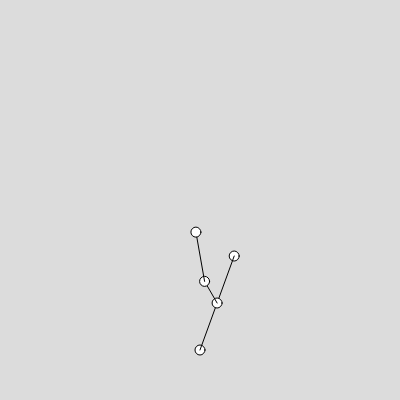
Frame 1 (no input)
Frame 60 (no input): identical to frame 1, image omitted
Frame 120 (the mouse pressed at the canvas centre since frame 60): identical to frame 1, image omitted

The p5.js sketch that drew this single still picture (run headless with seeded random() and noise() and a simulated clock; from frame 60 on, the mouse is pressed at the canvas centre):

// p5.js sketch
// ── sketch.js
let rootPosition;
let endPosition;

function setup() {
  angleMode(DEGREES);
  createCanvas(400, 400);
  rootPosition = createVector(width / 2, height - 50);
  endPosition = createVector(width / 3, height / 3);
  let v = createVector(0, -1);
  v.mult(100);
  v.rotate(20);
  endPosition = p5.Vector.add(rootPosition, v);
}

function draw() {
  background(220);
  ellipse(rootPosition.x, rootPosition.y, 10);
  ellipse(endPosition.x, endPosition.y, 10);
  line(rootPosition.x, rootPosition.y, endPosition.x, endPosition.y);

  // get Point on Line:
  // first get Vector AB
  let vLine = p5.Vector.sub(endPosition, rootPosition);
  // scale Vector
  vLine.mult(0.5);
  // get endPoint of Vector and make new Startpoint
  let sP = p5.Vector.add(rootPosition, vLine);
  ellipse(sP.x, sP.y, 10);
  // rotate Vector
  vLine.rotate(-50);
  // get new Endpoint
  let eP = p5.Vector.add(sP, vLine.mult(0.5));
  line(sP.x, sP.y, eP.x, eP.y);
  ellipse(eP.x, eP.y, 10);

  // new Vector from sP, eP
  let d = p5.Vector.sub(eP, sP);
  d.mult(2);
  d.rotate(20);

  sP = eP;
  eP = p5.Vector.add(sP, d);

  line(sP.x, sP.y, eP.x, eP.y);
  ellipse(eP.x, eP.y, 10);
}
